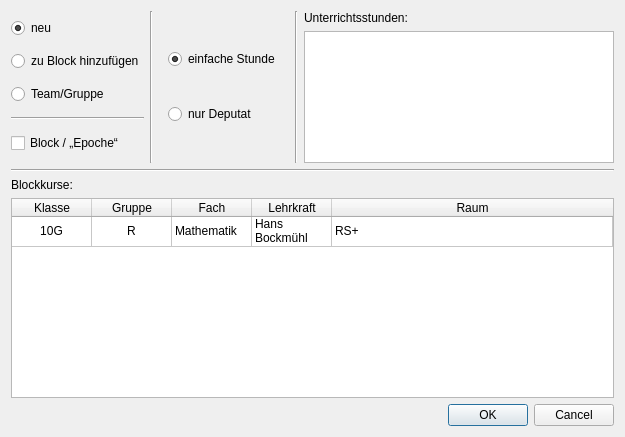
<?xml version="1.0" encoding="UTF-8"?>
<ui version="4.0">
 <class>Dialog</class>
 <widget class="QDialog" name="Dialog">
  <property name="geometry">
   <rect>
    <x>0</x>
    <y>0</y>
    <width>625</width>
    <height>437</height>
   </rect>
  </property>
  <property name="windowTitle">
   <string>neue Kurseinheit</string>
  </property>
  <layout class="QVBoxLayout" name="verticalLayout_6" stretch="0,1,0">
   <item>
    <layout class="QHBoxLayout" name="horizontalLayout_3" stretch="0,0,1">
     <item>
      <layout class="QVBoxLayout" name="verticalLayout_5">
       <item>
        <layout class="QHBoxLayout" name="horizontalLayout_2">
         <item>
          <layout class="QVBoxLayout" name="verticalLayout_4">
           <item>
            <widget class="QRadioButton" name="rb_new">
             <property name="toolTip">
              <string>&lt;html&gt;&lt;head/&gt;&lt;body&gt;&lt;p&gt;Ein neuer „Kurseinheit“ soll angelegt werden. Das bedeutet entweder eine neue Unterrichtsstunde oder eine Deputatsangabe ohne Unterrichtsstunden.&lt;/p&gt;&lt;p&gt;Die Stunde kann Teil eines Blocks sein (einer Zeit, in der mehrere Kurse parallel oder Epochenmäßig stattfinden).&lt;/p&gt;&lt;p&gt;Für jeden Kurs darf nur einmal eine Einheit der jeweiligen Sorte (einfache Stunde, Blockstunde oder Deputatsstunden ohne Unterricht) angelegt werden. Weitere Unterrichtsstunden können dann mit der „+“-Schaltfläche hinzugefügt werden.&lt;/p&gt;&lt;/body&gt;&lt;/html&gt;</string>
             </property>
             <property name="text">
              <string>neu</string>
             </property>
             <property name="checked">
              <bool>true</bool>
             </property>
             <attribute name="buttonGroup">
              <string notr="true">choose_group</string>
             </attribute>
            </widget>
           </item>
           <item>
            <widget class="QRadioButton" name="rb_add2block">
             <property name="toolTip">
              <string>&lt;html&gt;&lt;head/&gt;&lt;body&gt;&lt;p&gt;Der „Kurs“ soll zu einem schon existierenden Block hinzugefügt werden.&lt;/p&gt;&lt;p&gt;Zwischen zeitbegrenzten Blöcken („Epochen“) und parallelen, durchlaufenden Unterrichtsstunden wird hier nicht differenziert.&lt;/p&gt;&lt;/body&gt;&lt;/html&gt;</string>
             </property>
             <property name="text">
              <string>zu Block hinzufügen</string>
             </property>
             <attribute name="buttonGroup">
              <string notr="true">choose_group</string>
             </attribute>
            </widget>
           </item>
           <item>
            <widget class="QRadioButton" name="rb_add2team">
             <property name="toolTip">
              <string>&lt;html&gt;&lt;head/&gt;&lt;body&gt;&lt;p&gt;Diese Option ist für Teamteaching oder Klassen- bzw. Gruppenübergreifenden Unterricht gedacht.&lt;/p&gt;&lt;p&gt;Der aktuelle „Kurs“ soll mit einem anderen kombiniert werden. Das Fach der Kurse muss gleich sein, sie teilen einen Raum und die Deputatsangaben müssen für alle gleich sein.&lt;/p&gt;&lt;/body&gt;&lt;/html&gt;</string>
             </property>
             <property name="text">
              <string>Team/Gruppe</string>
             </property>
             <attribute name="buttonGroup">
              <string notr="true">choose_group</string>
             </attribute>
            </widget>
           </item>
           <item>
            <widget class="Line" name="line_3">
             <property name="orientation">
              <enum>Qt::Horizontal</enum>
             </property>
            </widget>
           </item>
           <item>
            <widget class="QCheckBox" name="cb_block">
             <property name="toolTip">
              <string>&lt;html&gt;&lt;head/&gt;&lt;body&gt;&lt;p&gt;„Block“ bedeutet hier, dass Unterrichtseinheiten entweder parallel (zur gleichen Zeit) oder nacheinander („Epochenunterricht“) stattfinden.&lt;/p&gt;&lt;p&gt;Zwischen zeitbegrenzten Blöcken („Epochen“) und parallelen, durchlaufenden Unterrichtsstunden wird hier nicht differenziert.&lt;/p&gt;&lt;/body&gt;&lt;/html&gt;</string>
             </property>
             <property name="text">
              <string>Block / „Epoche“</string>
             </property>
            </widget>
           </item>
          </layout>
         </item>
         <item>
          <widget class="Line" name="line_4">
           <property name="orientation">
            <enum>Qt::Vertical</enum>
           </property>
          </widget>
         </item>
         <item>
          <widget class="QStackedWidget" name="blockstack">
           <property name="currentIndex">
            <number>1</number>
           </property>
           <widget class="QWidget" name="page_block">
            <layout class="QVBoxLayout" name="verticalLayout_2">
             <item>
              <widget class="QLabel" name="label">
               <property name="text">
                <string>Blockfach:</string>
               </property>
              </widget>
             </item>
             <item>
              <widget class="QComboBox" name="block_subject"/>
             </item>
             <item>
              <widget class="QLabel" name="label_2">
               <property name="text">
                <string>Block-Kennzeichen:</string>
               </property>
              </widget>
             </item>
             <item>
              <widget class="QComboBox" name="BLOCK_TAG">
               <property name="editable">
                <bool>true</bool>
               </property>
               <property name="insertPolicy">
                <enum>QComboBox::NoInsert</enum>
               </property>
              </widget>
             </item>
            </layout>
           </widget>
           <widget class="QWidget" name="page_noblock">
            <layout class="QVBoxLayout" name="verticalLayout_7">
             <item>
              <widget class="QRadioButton" name="rb_simple">
               <property name="text">
                <string>einfache Stunde</string>
               </property>
               <property name="checked">
                <bool>true</bool>
               </property>
              </widget>
             </item>
             <item>
              <widget class="QRadioButton" name="rb_onlypay">
               <property name="text">
                <string>nur Deputat</string>
               </property>
              </widget>
             </item>
            </layout>
           </widget>
          </widget>
         </item>
        </layout>
       </item>
      </layout>
     </item>
     <item>
      <widget class="Line" name="line_2">
       <property name="orientation">
        <enum>Qt::Vertical</enum>
       </property>
      </widget>
     </item>
     <item>
      <layout class="QVBoxLayout" name="verticalLayout">
       <item>
        <widget class="QLabel" name="label_5">
         <property name="text">
          <string>Unterrichtsstunden:</string>
         </property>
        </widget>
       </item>
       <item>
        <widget class="QListWidget" name="list_lessons"/>
       </item>
      </layout>
     </item>
    </layout>
   </item>
   <item>
    <layout class="QVBoxLayout" name="verticalLayout_3">
     <item>
      <widget class="Line" name="line">
       <property name="orientation">
        <enum>Qt::Horizontal</enum>
       </property>
      </widget>
     </item>
     <item>
      <widget class="QLabel" name="label_3">
       <property name="text">
        <string>Blockkurse:</string>
       </property>
      </widget>
     </item>
     <item>
      <widget class="QTableWidget" name="table_courses">
       <property name="minimumSize">
        <size>
         <width>0</width>
         <height>200</height>
        </size>
       </property>
       <property name="editTriggers">
        <set>QAbstractItemView::NoEditTriggers</set>
       </property>
       <property name="alternatingRowColors">
        <bool>true</bool>
       </property>
       <property name="selectionMode">
        <enum>QAbstractItemView::SingleSelection</enum>
       </property>
       <property name="selectionBehavior">
        <enum>QAbstractItemView::SelectRows</enum>
       </property>
       <attribute name="horizontalHeaderCascadingSectionResizes">
        <bool>false</bool>
       </attribute>
       <attribute name="horizontalHeaderDefaultSectionSize">
        <number>80</number>
       </attribute>
       <attribute name="horizontalHeaderStretchLastSection">
        <bool>true</bool>
       </attribute>
       <attribute name="verticalHeaderVisible">
        <bool>false</bool>
       </attribute>
       <row>
        <property name="text">
         <string>New Row</string>
        </property>
       </row>
       <column>
        <property name="text">
         <string>Klasse</string>
        </property>
       </column>
       <column>
        <property name="text">
         <string>Gruppe</string>
        </property>
       </column>
       <column>
        <property name="text">
         <string>Fach</string>
        </property>
       </column>
       <column>
        <property name="text">
         <string>Lehrkraft</string>
        </property>
       </column>
       <column>
        <property name="text">
         <string>Raum</string>
        </property>
       </column>
       <item row="0" column="0">
        <property name="text">
         <string>10G</string>
        </property>
        <property name="textAlignment">
         <set>AlignCenter</set>
        </property>
       </item>
       <item row="0" column="1">
        <property name="text">
         <string>R</string>
        </property>
        <property name="textAlignment">
         <set>AlignCenter</set>
        </property>
       </item>
       <item row="0" column="2">
        <property name="text">
         <string>Mathematik</string>
        </property>
       </item>
       <item row="0" column="3">
        <property name="text">
         <string>Hans Bockmühl</string>
        </property>
       </item>
       <item row="0" column="4">
        <property name="text">
         <string>RS+</string>
        </property>
       </item>
      </widget>
     </item>
    </layout>
   </item>
   <item>
    <widget class="QDialogButtonBox" name="buttonBox">
     <property name="orientation">
      <enum>Qt::Horizontal</enum>
     </property>
     <property name="standardButtons">
      <set>QDialogButtonBox::Cancel|QDialogButtonBox::Ok</set>
     </property>
    </widget>
   </item>
  </layout>
 </widget>
 <resources/>
 <connections>
  <connection>
   <sender>buttonBox</sender>
   <signal>accepted()</signal>
   <receiver>Dialog</receiver>
   <slot>accept()</slot>
   <hints>
    <hint type="sourcelabel">
     <x>248</x>
     <y>254</y>
    </hint>
    <hint type="destinationlabel">
     <x>157</x>
     <y>274</y>
    </hint>
   </hints>
  </connection>
  <connection>
   <sender>buttonBox</sender>
   <signal>rejected()</signal>
   <receiver>Dialog</receiver>
   <slot>reject()</slot>
   <hints>
    <hint type="sourcelabel">
     <x>316</x>
     <y>260</y>
    </hint>
    <hint type="destinationlabel">
     <x>286</x>
     <y>274</y>
    </hint>
   </hints>
  </connection>
 </connections>
 <buttongroups>
  <buttongroup name="choose_group"/>
 </buttongroups>
</ui>
